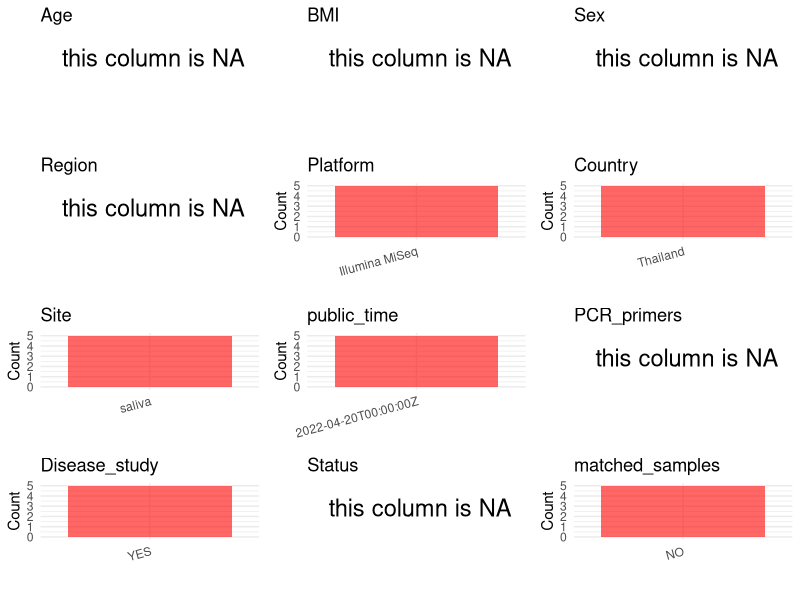

The R script that drew this image: (Note: this script raises an error after producing the figure.)
## ---- chunk 1
# Load necessary libraries
library(dplyr)
library(ggplot2)
library(cowplot)

# Set working directory (update this path to your local directory)
setwd("D:/studylearning/董彪师兄项目/任务3_20251004/PRJNA824062")

# Read the initial metadata files
initial_meta<-read.csv("SraRunTable.csv",header = T)

# Display the first few rows of the metadata
head(initial_meta)
## ---- chunk 2
# Create a uniform metadata dataframe
metadata <- data.frame(
  BioProject = initial_meta$BioProject,
  Run = initial_meta$Run,
  sample_name = initial_meta$Sample.Name,
  Age = NA,
  BMI = NA,
  Sex= NA,
  Region = NA,
  Platform = initial_meta$Instrument,
  Country = initial_meta$geo_loc_name_country,
  Site = initial_meta$env_medium,
  public_time = initial_meta$ReleaseDate,
  stringsAsFactors = FALSE
)
## ---- chunk 3
# Add information obtained from the publication
metadata$PCR_primers <- NA_character_  # Update based on the publication
metadata$title <- "Multimodal Data Integration Reveals Mode of Delivery and Snack Consumption Outrank Salivary Microbiome in Association With Caries Outcome in Thai Children"
metadata$Disease_study <- "YES"
metadata$Status <- NA_character_

#extract subject id by remove prefix of sample_name
#metadata$sample_name <- gsub("_st|_sal", "", metadata$sample_name)

# Check initial data distribution
cat("Initial sample distribution:\n")
table(metadata$sample_name)
table(metadata$Site)

# Calculate sampling frequency per subject
sample_counts <- table(metadata$sample_name)
cat("\nNumber of samples per subject:\n")
print(sample_counts)

# Create matched_samples column
metadata$matched_samples <- ifelse(metadata$sample_name %in% names(sample_counts[sample_counts >= 2]), "YES", "NO")

cat("\nMatched samples distribution:\n")
table(metadata$matched_samples)

# Identify samples for removal: single samples excluding saliva 
single_samples <- names(sample_counts[sample_counts == 1])
samples_to_remove <- metadata$sample_name %in% single_samples & !(metadata$Site %in% c("saliva"))

cat("\nNumber of samples to be removed:", sum(samples_to_remove), "\n")

# Remove identified samples
metadata_clean <- metadata[!samples_to_remove, ]

cat("\nFinal sample distribution after cleaning:\n")
table(metadata_clean$sample_name)
table(metadata_clean$Site)
table(metadata_clean$matched_samples)

# Use cleaned dataset for subsequent analysis
metadata <- metadata_clean
## ---- chunk 4
# Check the number of unique runs and sample names
print(paste("Number of unique runs:", length(unique(metadata$Run))))
print(paste("Number of unique sample names:", length(unique(metadata$sample_name))))
## ---- chunk 5
# Select columns for visualization
plot_data <- metadata %>%
  select(-BioProject, -Run, -sample_name, -title)

# Function to create simple plots for each column
create_simple_plots <- function(data) {
  plots <- list()
  
  for (col in colnames(data)) {
    # Check if the column is all NA
    if (all(is.na(data[[col]]))) {
      # Create an empty plot with text indicating all NA
      p <- ggplot() +
        annotate("text", x = 0.5, y = 0.5, label = "this column is NA", size = 6) +
        labs(title = col) +
        theme_void()
    } else if (is.numeric(data[[col]])) {
      # Numeric variable: histogram
      p <- ggplot(data, aes(x = .data[[col]])) +
        geom_histogram(fill = "blue", alpha = 0.6, bins = 20, na.rm = TRUE) +
        labs(title = col) +
        theme_minimal()
    } else {
      # Categorical variable: bar plot (remove NA values)
      count_data <- as.data.frame(table(data[[col]], useNA = "ifany"))
      p <- ggplot(count_data, aes(x = reorder(Var1, -Freq), y = Freq)) +
        geom_col(fill = "red", alpha = 0.6) +
        labs(title = col, x = NULL, y = "Count") +
        theme_minimal() +
        theme(axis.text.x = element_text(angle = 15, hjust = 1))
    }
    plots[[col]] <- p
  }
  
  return(plots)
}

# Generate and arrange plots
plots <- create_simple_plots(plot_data)
p<-plot_grid(plots$Age, 
          plots$BMI, 
          plots$Sex, 
          plots$Region, 
          plots$Platform, 
          plots$Country, 
          plots$Site,
          plots$public_time, 
          plots$PCR_primers,
          plots$Disease_study,
          plots$Status,
          plots$matched_samples,# add 
          ncol = 3, align = "hv", axis = "lb")
ggsave("Metadata_Summary.png", plot = p, width = 8, height = 6, dpi = 150, bg = "white")
## ---- chunk 6
knitr::include_graphics("Metadata_Summary.png")
## ---- chunk 7
# Reorder columns to match the desired format
metadata <- metadata[, c(
  "BioProject", "Run", "sample_name", "Age", "BMI", "Sex", 
  "Region", "Platform", "Country", "Site", "public_time", 
  "PCR_primers", "title", "Disease_study", "Status","matched_samples"
)]

# Export the uniform metadata to a CSV file
write.csv(metadata, file = "metadata.csv", quote = FALSE)
head(metadata)
